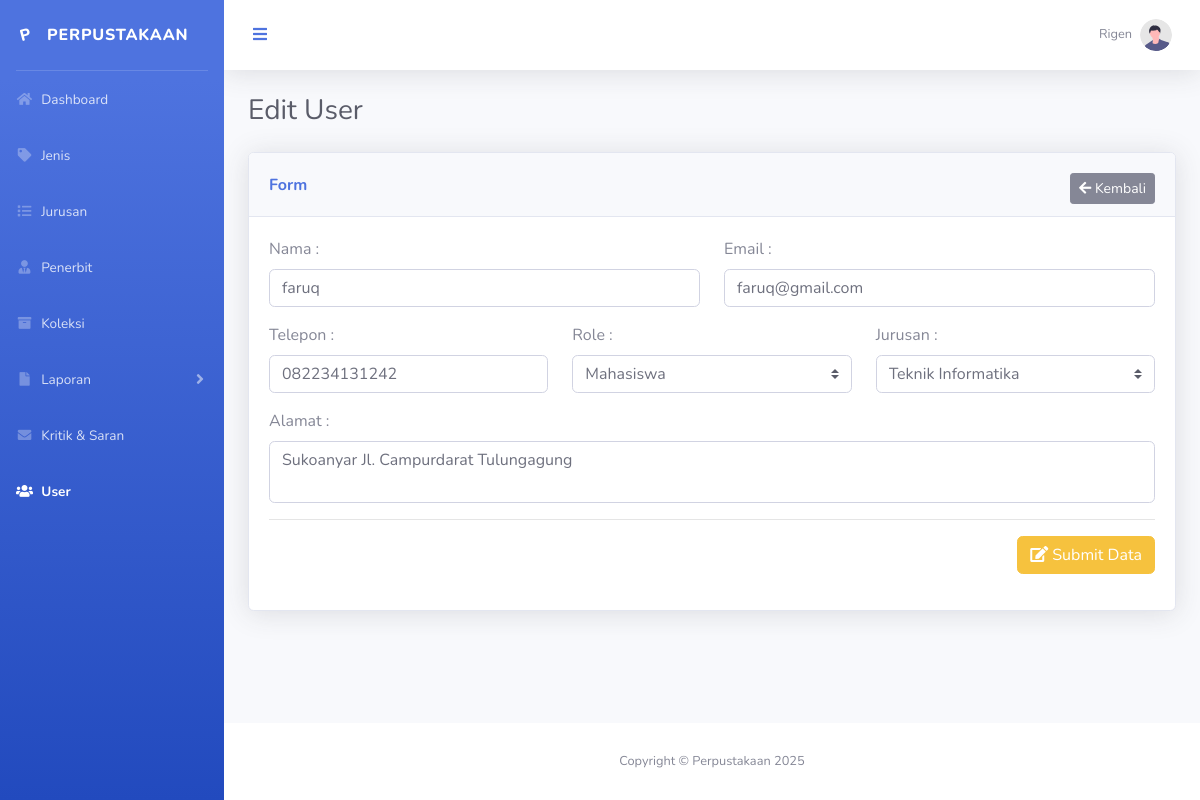
/admin/user/edit.php?id=b3481d84-ced4-4968-ad30-7d2872a42b52 (signed in), run on the app's committed database.
### tables this page shows
CREATE TABLE IF NOT EXISTS `user` (
  `id` char(36) NOT NULL,
  `jurusan_id` char(36) DEFAULT NULL,
  `role` enum('admin','dosen','mahasiswa') NOT NULL,
  `nama` varchar(255) NOT NULL,
  `email` varchar(255) NOT NULL,
  `telepon` varchar(255) DEFAULT NULL,
  `password` varchar(255) NOT NULL,
  `alamat` text,
  PRIMARY KEY (`id`)
);

CREATE TABLE IF NOT EXISTS `jurusan` (
  `id` char(36) NOT NULL,
  `nama` varchar(255) NOT NULL,
  PRIMARY KEY (`id`)
);

### connection.php (called while the page is built, shortened)
<?php
$base_url    = 'http://localhost/perpustakaan-main';

### admin/user/edit.php (the view, shortened to what this page needs)
<?php
require '../layouts/header.php';
$id      = $_GET['id'];
$jurusan = mysqli_query($conn, "SELECT * FROM jurusan");
$user    = mysqli_fetch_assoc(mysqli_query($conn, "SELECT * FROM user WHERE id = '$id'"));
?>
   <div class="container-fluid">
      <h1 class="h3 mb-2 text-gray-800">Edit User</h1>
      <div class="card shadow mb-4 mt-4">
         <div class="card-header">
            <div class="mt-2 font-weight-bold text-primary">
               Form
               <span class="float-right">
                  <a href="<?= $base_url . '/admin/user'; ?>" class="btn btn-secondary btn-sm"><i class="fas fa-arrow-left"></i> Kembali</a>
               </span>
            </div>
         </div>
         <div class="card-body">
            <form action="" method="POST">
               <div class="row">
                  <div class="col-md-6">
                     <div class="form-group">
                        <label>Nama :</label>
                        <input type="text" name="nama" id="nama" class="form-control" value="<?= $user['nama']; ?>" placeholder="Masukan nama" required>
                     </div>
                  </div>
                  <div class="col-md-6">
                     <div class="form-group">
                        <label>Email :</label>
                        <input type="email" name="email" id="email" class="form-control" value="<?= $user['email']; ?>" placeholder="Masukan email" required>
                     </div>
                  </div>
                  <div class="col-md-4">
                     <div class="form-group">
                        <label>Telepon :</label>
                        <input type="text" name="telepon" id="telepon" class="form-control" value="<?= $user['telepon']; ?>" placeholder="Masukan telepon">
                     </div>
                  </div>
                  <div class="col-md-4">
                     <div class="form-group">
                        <label>Role :</label>
                        <select name="role" id="role" class="custom-select" required>
                           <option value="mahasiswa" <?= $user['role'] == 'mahasiswa' ? 'selected' : '' ?>>Mahasiswa</option>
                        </select>
                     </div>
                  </div>
                  <div class="col-md-4">
                     <div class="form-group">
                        <label>Jurusan :</label>
                        <select name="jurusan_id" id="jurusan_id" class="custom-select">
                           <?php while($row = mysqli_fetch_assoc($jurusan)) { ?>
                              <option value="<?= $row['id']; ?>" <?= $user['jurusan_id'] == $row['id'] ? 'selected' : '' ?>><?= $row['nama']; ?></option>
                           <?php } ?>
                        </select>
                     </div>
                  </div>
               </div>
               <div class="form-group">
                  <label>Alamat :</label>
                  <textarea name="alamat" id="alamat" class="form-control" placeholder="Masukan alamat" style="resize:none;"><?= $user['alamat']; ?></textarea>
               </div>
               <div class="form-group"><hr></div>
               <div class="text-right">
                  <div class="form-group">
                     <button type="submit" name="submit" class="btn btn-warning"><i class="fas fa-edit"></i> Submit Data</button>
                  </div>
               </div>
            </form>
         </div>
      </div>
   </div>
</div>
<?php require '../layouts/footer.php'; ?>

### data on the page
user: nama "faruq", email "faruq@gmail.com", telepon "082234131242", role "Mahasiswa", jurusan_id "Teknik Informatika", alamat "Sukoanyar Jl. Campurdarat Tulungagung"

### other printed values
$_SESSION['bo_nama'] "Rigen"
